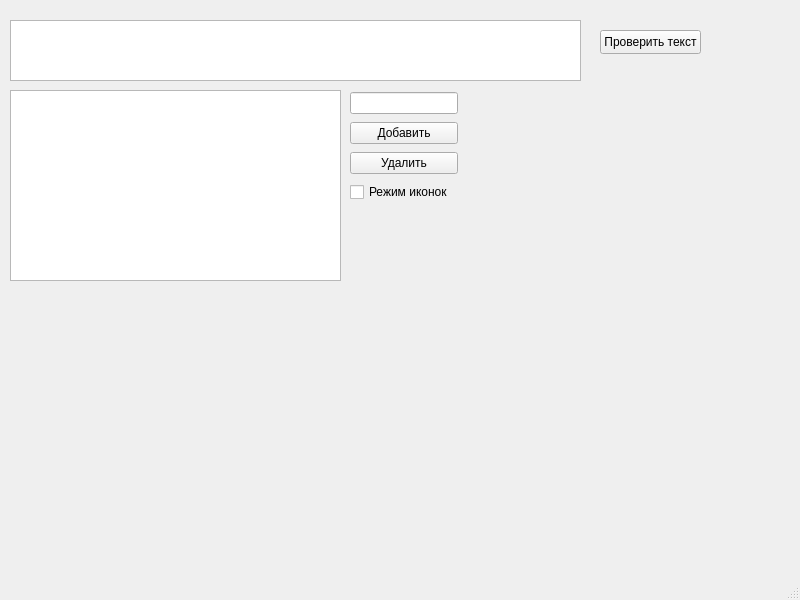
<?xml version="1.0" encoding="UTF-8"?>
<ui version="4.0">
 <class>MainWindow</class>
 <widget class="QMainWindow" name="MainWindow">
  <property name="geometry">
   <rect>
    <x>0</x>
    <y>0</y>
    <width>800</width>
    <height>600</height>
   </rect>
  </property>
  <property name="windowTitle">
   <string>MainWindow</string>
  </property>
  <widget class="QWidget" name="centralwidget">
   <widget class="QPlainTextEdit" name="plainTextEdit">
    <property name="geometry">
     <rect>
      <x>10</x>
      <y>20</y>
      <width>571</width>
      <height>61</height>
     </rect>
    </property>
   </widget>
   <widget class="QPushButton" name="pushButton">
    <property name="geometry">
     <rect>
      <x>600</x>
      <y>30</y>
      <width>101</width>
      <height>24</height>
     </rect>
    </property>
    <property name="text">
     <string>Проверить текст</string>
    </property>
   </widget>
   <widget class="QListView" name="listView">
    <property name="geometry">
     <rect>
      <x>10</x>
      <y>90</y>
      <width>331</width>
      <height>191</height>
     </rect>
    </property>
   </widget>
   <widget class="QWidget" name="">
    <property name="geometry">
     <rect>
      <x>350</x>
      <y>90</y>
      <width>108</width>
      <height>114</height>
     </rect>
    </property>
    <layout class="QVBoxLayout" name="verticalLayout">
     <item>
      <widget class="QLineEdit" name="line_newLanguage"/>
     </item>
     <item>
      <widget class="QPushButton" name="btn_addLanguage">
       <property name="text">
        <string>Добавить</string>
       </property>
      </widget>
     </item>
     <item>
      <widget class="QPushButton" name="btn_removeLanguage">
       <property name="text">
        <string>Удалить</string>
       </property>
      </widget>
     </item>
     <item>
      <widget class="QCheckBox" name="IconMode_checkBox">
       <property name="text">
        <string>Режим иконок</string>
       </property>
      </widget>
     </item>
    </layout>
   </widget>
  </widget>
  <widget class="QMenuBar" name="menubar">
   <property name="geometry">
    <rect>
     <x>0</x>
     <y>0</y>
     <width>800</width>
     <height>21</height>
    </rect>
   </property>
  </widget>
  <widget class="QStatusBar" name="statusbar"/>
 </widget>
 <resources/>
 <connections/>
</ui>
